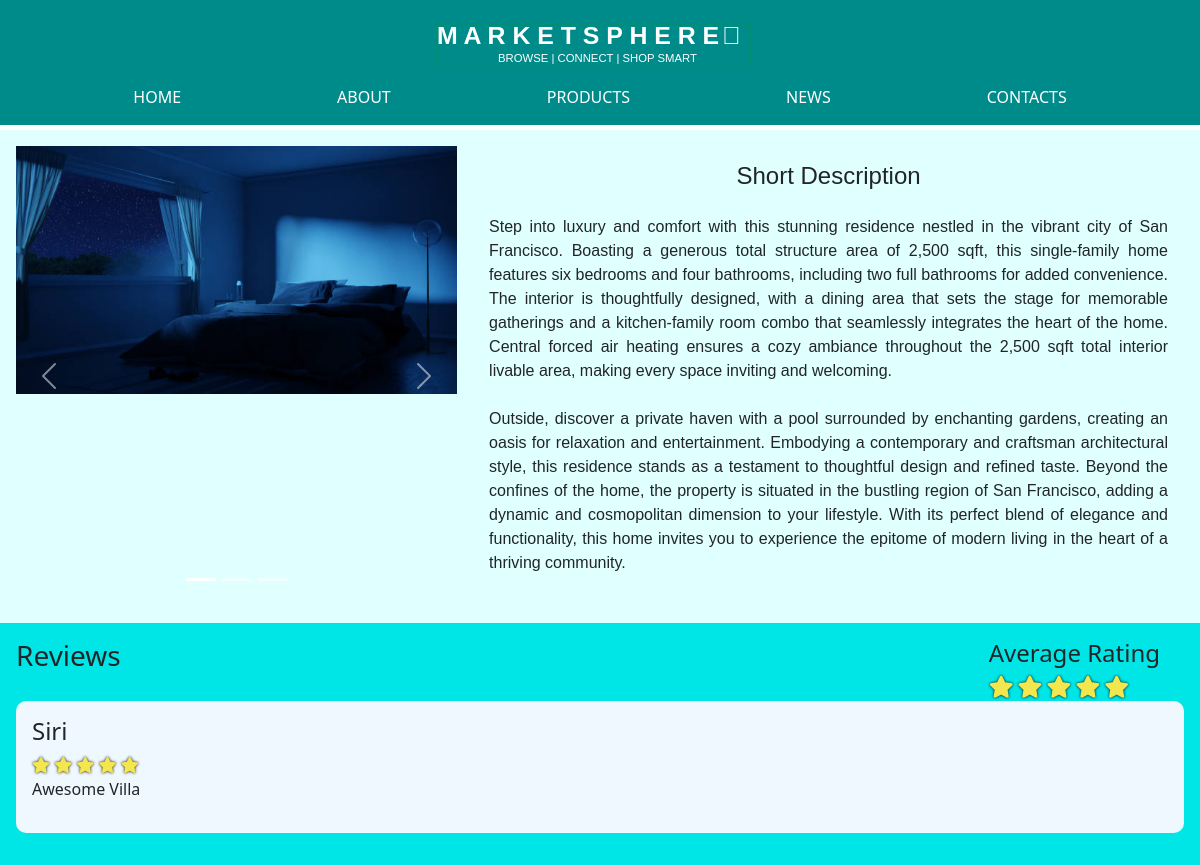
The page /includes/A_Regal.php on the database its author committed.
### tables this page shows
CREATE TABLE `Products` (
  `productId` int(11) NOT NULL,
  `productName` varchar(45) NOT NULL,
  `productCompany` varchar(45) NOT NULL,
  `productImgUrl` varchar(45) NOT NULL,
  `productPrice` decimal(7,2) NOT NULL,
  `productShortDesc` varchar(255) NOT NULL,
  `productHits` int(11) NOT NULL,
  `productRating` int(11) NOT NULL,
  `productRatingCount` int(11) NOT NULL,
  `productAvgRating` varchar(45) NOT NULL,
  `productReviewCount` int(11) NOT NULL
);

CREATE TABLE `Ratings` (
  `idRatings` int(11) NOT NULL,
  `userName` varchar(45) NOT NULL,
  `productID` int(11) NOT NULL,
  `companyName` varchar(45) NOT NULL,
  `rating` int(11) NOT NULL,
  `review` varchar(255) NOT NULL
);

### includes/A_Regal.php (the view, shortened to what this page needs)
<?php session_start();  include_once 'dbconnect.php';?>
<?php
    $result = $conn->query("SELECT * FROM Products where productId = 29");
    $prod = $result -> fetch_assoc();
    $hits = $prod["productHits"] + 1;
    $conn->query("UPDATE Products SET productHits = ".$hits." WHERE productId = 29");
?>
<!DOCTYPE html>
<html lang="en">
<head>
    <?php include 'head.php' ?>
</head>
<body class="australiaPage">
    <?php $page='LuxuryHouse'; include 'navbar.php' ?>
    <div class="topContainer">
        <div id="myCarousel" class="carousel slide" data-bs-ride="carousel">
            <div class="carousel-indicators">
            <button type="button" data-bs-target="#myCarousel" data-bs-slide-to="0" class="active"></button>
            <button type="button" data-bs-target="#myCarousel" data-bs-slide-to="1"></button>
            <button type="button" data-bs-target="#myCarousel" data-bs-slide-to="2"></button>
            </div>
            <div class="carousel-inner">
            <div class="carousel-item active">
                <img src="../img/9.1.jpg" alt="Adhesive Tape1" class="d-block" style="width:100%">
            </div>
            </div>
            <button class="carousel-control-prev" type="button" data-bs-target="#myCarousel" data-bs-slide="prev">
            <span class="carousel-control-prev-icon"></span>
            </button>
            <button class="carousel-control-next" type="button" data-bs-target="#myCarousel" data-bs-slide="next">
            <span class="carousel-control-next-icon"></span>
            </button>
        </div>
        <div class="longDescContainer">
            <h4 class="Desctext">Short Description</h4>
            <p class="longDesc">
            Step into luxury and comfort with this stunning residence nestled in the vibrant city of San Francisco. Boasting a generous total structure area of 2,500 sqft, this single-family home features six bedrooms and four bathrooms, including two full bathrooms for added convenience. The interior is thoughtfully designed, with a dining area that sets the stage for memorable gatherings and a kitchen-family room combo that seamlessly integrates the heart of the home. Central forced air heating ensures a cozy ambiance throughout the 2,500 sqft total interior livable area, making every space inviting and welcoming.
            <br>
            <br>
          Outside, discover a private haven with a pool surrounded by enchanting gardens, creating an oasis for relaxation and entertainment. Embodying a contemporary and craftsman architectural style, this residence stands as a testament to thoughtful design and refined taste. Beyond the confines of the home, the property is situated in the bustling region of San Francisco, adding a dynamic and cosmopolitan dimension to your lifestyle. With its perfect blend of elegance and functionality, this home invites you to experience the epitome of modern living in the heart of a thriving community.
            </p>
        </div>
    </div>
    <div class="bottomContainer">
        <div class="containerHeader">
            <h3 class="reviewsText">Reviews</h4>
            <?php
                $sql = "SELECT * FROM Products WHERE productID = 29";
                $result = mysqli_query($conn, $sql);
                $rows = mysqli_num_rows($result);
                if($rows > 0)
                {
                    while($row = $result->fetch_assoc())
                    {
                        echo "<div class='reviewContainer'>\n";
                            echo"<h4 style='margin-right:1em'>Average Rating</h4>";
                            for($i = 1; $i<=5; $i++)
                            {
                                $roundedRating = ceil($row["productAvgRating"]);
                                echo "<i class='fa fa-star ";
                                if($i <= $roundedRating)
                                {
                                    echo "checked";
                                }
                                else
                                {
                                    echo "unchecked";
                                }
                                echo"'></i>\n";
                            }
                    echo "</div>\n";
                    }
                }
            ?>
        </div>
        <?php
            $sql = "SELECT * FROM Ratings WHERE productID = 29";
            $result = mysqli_query($conn, $sql);
            $rows = mysqli_num_rows($result);
            if($rows > 0)
            {
                while($row = $result->fetch_assoc())
                {
                    echo "<div class='topReviewContainer'>\n";
                        echo "<div class='ratingContainer'>\n";
                            echo "<h4 class='currentUser'>".$row['userName']."</h4>";
                            for($i=1; $i<=5; $i++)
                            {
                                echo "<i class='fa fa-star ";
                                if($i <= $row['rating'])
                                {
                                    echo "checked";
                                }
                                else
                                {
                                    echo "unchecked";
                                }
                                echo"'></i>\n";
                            }
                        echo "</div>\n";
                        echo "<div class='reviewContainer'>\n";
                            echo "<p class='reviewText'>".$row['review']."</p>";
                        echo "</div>\n";
                    echo "</div>\n";
                }
            }
        ?>
    </div>
</body>

### css/main.css (style rules this page uses)
body, .aboutPage, .contactsPage, .productsPage, .newsPage, .securePage, .trackPage { -webkit-background-size: cover; -moz-background-size: cover; -o-background-size: cover; background-size: cover; padding-top: 130px; }
.topContainer { background: lightcyan; padding: 1em; display: flex; }
.topContainer .longDescContainer { padding: 1em; text-align: justify; padding-left: 2em; width: 70%; }
.topContainer .longDescContainer .Desctext { text-align: center; margin-bottom: 1em; }
.topContainer .longDescContainer .Desctext, .topContainer .longDescContainer .longDesc { font-family: 'Noto Sans SC', sans-serif; }
.ratingContainer .checked, .reviewContainer .checked { color: #f2e74e; text-shadow: 0 0 3px #000; }
.topContainer #myCarousel { width: 500px; }
.bottomContainer { padding: 1em; background: #00e6e6; }
.topReviewContainer { padding: 1em; background: aliceblue; border-radius: 10px; margin-bottom: 1em }
.containerHeader { display: flex; justify-content: space-between; }
.reviewContainer { align-items: center; }
.reviewContainer .checked, .reviewContainer .unchecked { font-size: 22px; }

### rows shown on the page
products: productAvgRating "5" (drawn)
ratings: userName "Siri", rating 5 (drawn), review "Awesome Villa"
